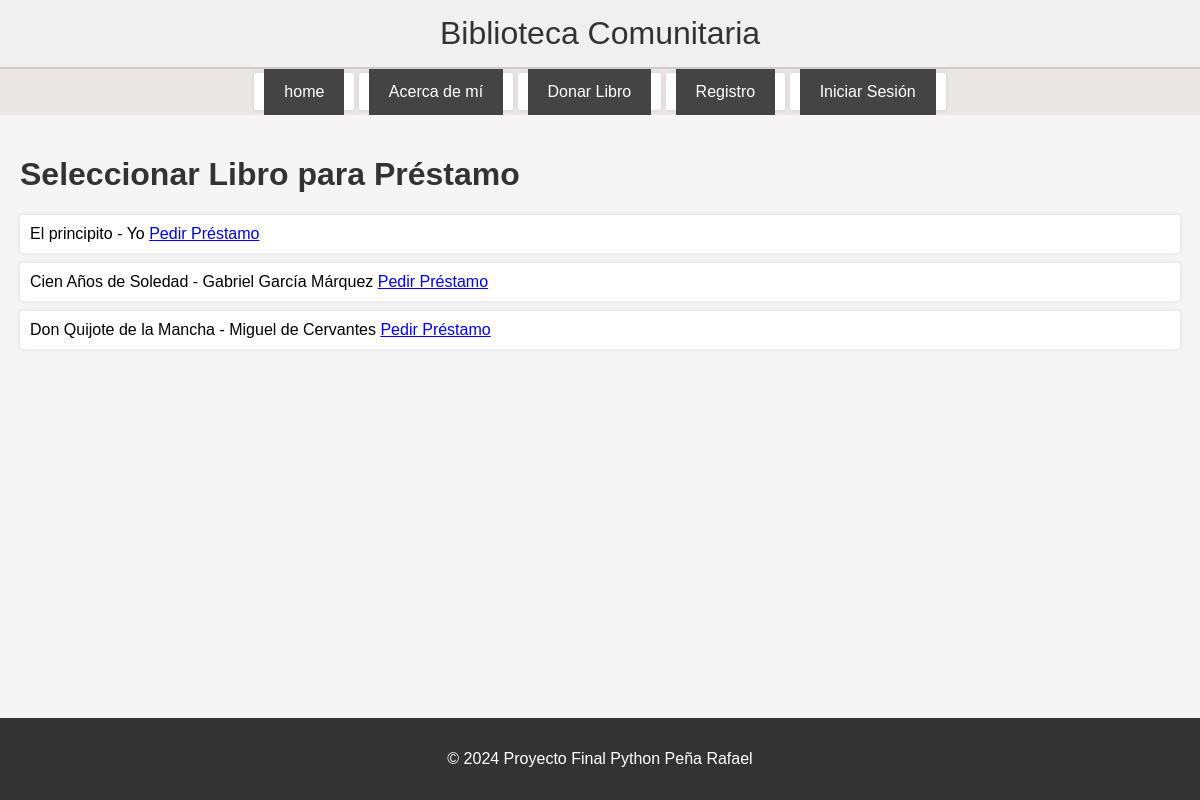
Before: /biblioteca/seleccionar_libro_prestamo/ with the older database file.
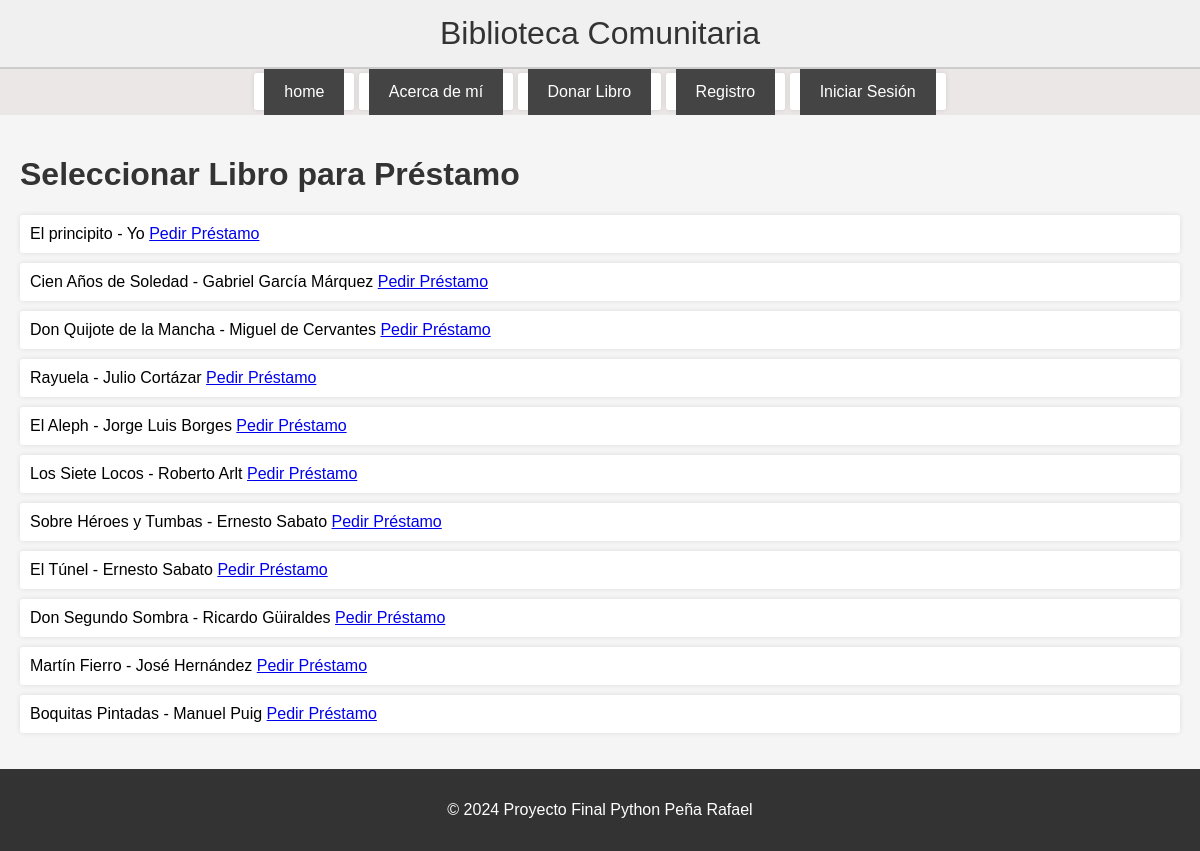
After: the same page with the newer database file.
### biblioteca/models.py (models this page shows, shortened)
class Libro(models.Model):
    titulo = models.CharField(max_length=200)
    autor = models.CharField(max_length=200)
    fecha_donacion = models.DateField()
    CONDICION_CHOICES = [
        ('mala', 'Mala'),
        ('buena', 'Buena'),
        ('excelente', 'Excelente'),
    ]
    condicion = models.CharField(max_length=10, choices=CONDICION_CHOICES)
    nombre_donante = models.CharField(max_length=200)

### biblioteca/views.py (the view)
# urls.py: path('seleccionar_libro_prestamo/', views.seleccionar_libro_prestamo, name='seleccionar_libro_prestamo'),
def seleccionar_libro_prestamo(request):
    prestados = Prestamo.objects.values_list('libro_id', flat=True)
    libros_disponibles = Libro.objects.exclude(id__in=prestados)
    return render(request, 'vistas/seleccionar_libro_prestamo.html', {'libros': libros_disponibles})

### biblioteca/plantillas/vistas/seleccionar_libro_prestamo.html (shortened to what this page needs)
{% extends 'vistas/base.html' %}
{% block content %}
<h1>Seleccionar Libro para Préstamo</h1>
<ul>
    {% for libro in libros %}
        <li>
            {{ libro.titulo }} - {{ libro.autor }}
            <a href="{% url 'pedir_prestamo' libro.id %}">Pedir Préstamo</a>
        </li>
    {% endfor %}
</ul>
{% endblock %}

### biblioteca/plantillas/vistas/base.html (shortened to what this page needs)
{% load static %}
<!DOCTYPE html>
<html lang="es">
<head>
    <link rel="stylesheet" href="{% static 'biblioteca/styles.css' %}">
</head>
<body>
    <header>
        <h1>Biblioteca Comunitaria</h1>
    </header>
    <nav>
        <ul>
            <li><a href="{% url 'home' %}">home</a></li>
            <li><a href="{% url 'about' %}">Acerca de mí</a></li>
            <li><a href="{% url 'donar_libro' %}">Donar Libro</a></li>
            {% if user.is_authenticated %}
                <li><a href="{% url 'buscar' %}">Buscar Libros</a></li>
                <li><a href="{% url 'seleccionar_libro_prestamo' %}">Pedir Préstamo</a></li>
                <li><a href="{% url 'lista_blogs' %}">Reseñas de libros</a></li>
                <li><a href="{% url 'accounts:profile' %}">Perfil</a></li>
                <li>
                    <form id="logout-form" action="{% url 'logout' %}" method="post" style="display:none;">
                        {% csrf_token %}
                    </form>
                    <a href="#" onclick="event.preventDefault(); document.getElementById('logout-form').submit();">Cerrar Sesión</a>
                </li>
                {% else %}
                <li><a href="{% url 'accounts:signup' %}">Registro</a></li>
            <li><a href="{% url 'accounts:login' %}">Iniciar Sesión</a></li>
            {% endif %}
        </ul>
    </nav>
    <main>
        {% block content %}{% endblock %}
    </main>
    <footer>
        <p>© 2024 Proyecto Final Python Peña Rafael</p>
    </footer>
</body>
</html>

### biblioteca/static/biblioteca/styles.css (style rules this page uses)
body { font-family: Arial, sans-serif; background-color: #f5f5f5; margin: 0; padding: 0; display: flex; flex-direction: column; min-height: 100vh; }
header { background-color: #f0f0f0; padding: 15px; text-align: center; border-bottom: 2px solid #ccc; color: #333;/ }
header h1 { font-size: 2em; font-weight: normal; margin: 0; }
nav { background-color: #ece7e7; overflow: hidden; }
nav ul { list-style-type: none; margin: 0; padding: 0; text-align: center; }
nav ul li { display: inline; margin: 0; }
nav ul li a { color: #fff; background-color: #444; padding: 14px 20px; text-decoration: none; display: inline-block; transition: background-color 0.3s, color 0.3s; }
main { flex: 1; padding: 20px; overflow: auto; }
footer { background-color: #333; color: #fff; text-align: center; padding: 1em 0; position: relative; width: 100%; }
h1, h2, h3, h4, h5, h6 { color: #333; }
ul { list-style-type: none; padding: 0; }
ul li { background-color: #fff; margin: 10px 0; padding: 10px; border-radius: 3px; box-shadow: 0 0 5px rgba(0, 0, 0, 0.1); }
html, body { overflow: auto; height: 100%; }

Changed rows visible on the page:
added Libro: titulo "Rayuela", autor "Julio Cortázar"
added Libro: titulo "El Aleph", autor "Jorge Luis Borges"
added Libro: titulo "Los Siete Locos", autor "Roberto Arlt"
added Libro: titulo "Sobre Héroes y Tumbas", autor "Ernesto Sabato"
added Libro: titulo "El Túnel", autor "Ernesto Sabato"
added Libro: titulo "Don Segundo Sombra", autor "Ricardo Güiraldes"
added Libro: titulo "Martín Fierro", autor "José Hernández"
added Libro: titulo "Boquitas Pintadas", autor "Manuel Puig"
